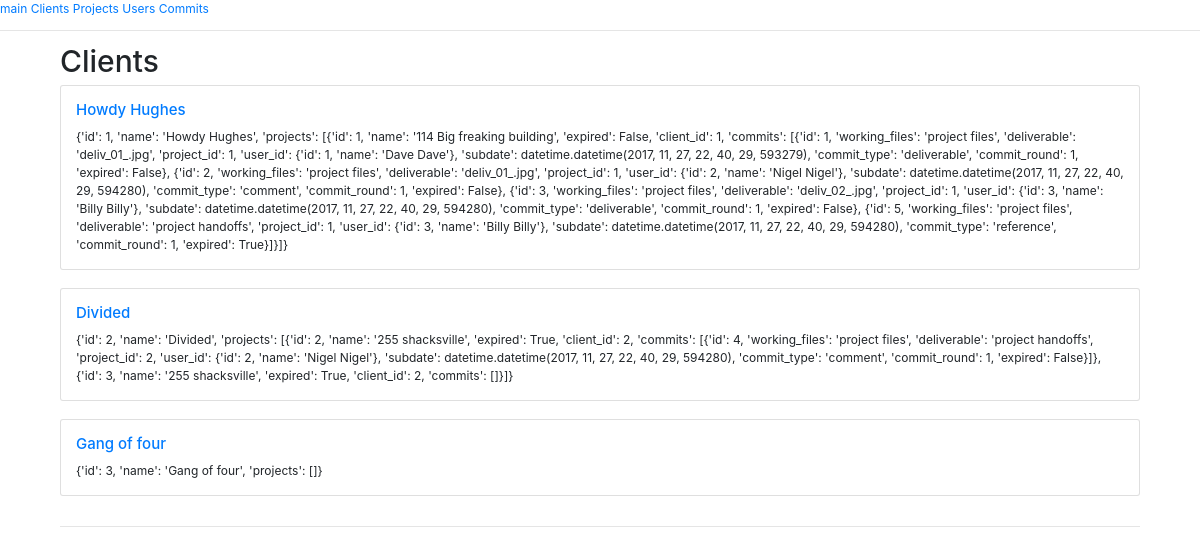
Before: /client with the older database file.
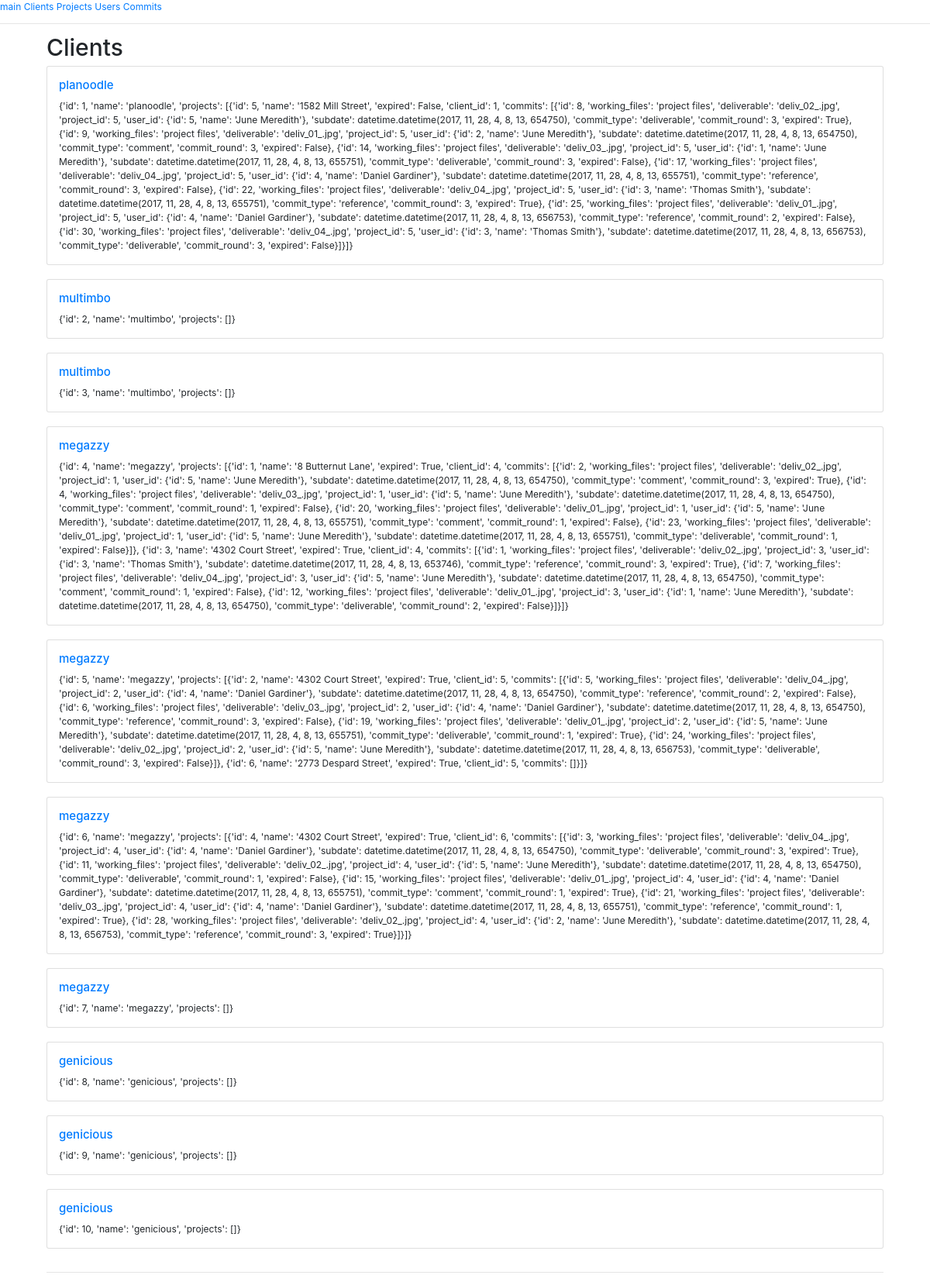
After: the same page with the newer database file.
### app.py (models this page shows, shortened)
class Client(db.Model):
    id = db.Column(db.Integer, primary_key=True)
    name = db.Column(db.String)
    projects = db.relationship('Project',
        backref=db.backref('Clients', lazy=True))

### app.py (the view)
@app.route('/client')
def clients():
    data = module.func.client_all()
    return render_template('clients.html', data=data)

### module/func.py (called while the page is built)
def scheme_project(row):
    commits = []
    for commit in row.commits:
        commits.append(scheme_commit(commit))
    return {
        'id': row.id,
        'name': row.name,
        'expired': row.expired,
        'client_id': row.client_id,
        'commits': commits
    }

def scheme_commit(row):
    user_row = app.User.query.filter_by(id=row.user_id).first()
    user = {
        'id': user_row.id,
        'name': user_row.name
    }
    return {
        'id': row.id,
        'working_files': row.working_files,
        'deliverable': row.deliverable,
        'project_id': row.project_id,
        'user_id': user,
        'subdate': row.subdate,
        'commit_type': row.commit_type,
        'commit_round': row.commit_round,
        'expired': row.expired
    }

def scheme_client(row):
    projects = []
    for project in row.projects:
        projects.append(scheme_project(project))
    return {
        'id': row.id,
        'name': row.name,
        'projects': projects
    }

def client_all():
    output = []
    rows = app.Client.query.all()
    for row in rows:
        x = scheme_client(row)
        output.append(x)
    return output

### templates/clients.html
{% extends "base.html" %}
{% block content %}
<h1>Clients</h1>
{% for client in data %}
<div class="card" style="width: 100%;">
        <div class="card-body">
                <h5 class="card-title"><a href="/client/{{client.id}}">{{client.name}}</a></h5>
            <p class="card-text">
                    {{client}}
            </p>
        </div>
    </div>
<br>
{% endfor %}
{% endblock %}

### templates/base.html (shortened to what this page needs)
<!doctype html>
<html lang="en" style="font-size: 12px;">
  <head>
    <link rel="stylesheet" href="https://maxcdn.bootstrapcdn.com/bootstrap/4.0.0-beta.2/css/bootstrap.min.css">
  </head>
  <body>
    <a href="/">main</a>
    <a href="/client">Clients</a>
    <a href="/project">Projects</a>
    <a href="/user">Users</a>
    <a href="/commit">Commits</a>
    <hr>
    <div class-"content" style="margin-left:5%;margin-right:5%;">
        {% block content %}
        {% endblock %}
        <hr>
    </div>
  </body>
</html>

Changed rows visible on the page:
changed Client: name "Howdy Hughes" → "planoodle"; client "{'id': 1, 'name': 'Howdy Hughes', 'projects': [{'id': 1, 'name': '114 Big freaking building', 'expired': False, 'client_id': 1, 'commits': [{'id': 1, 'working_files': 'project files', 'deliverable': 'deliv_01_.jpg', 'project_id': 1, 'user_id': {'id': 1, 'name': 'Dave Dave'}, 'subdate': datetime.datetime(2017, 11, 27, 22, 40, 29, 593279), 'commit_type': 'deliverable', 'commit_round': 1, 'expired': False}, {'id': 2, 'working_files': 'project files', 'deliverable': 'deliv_01_.jpg', 'project_id': 1, 'user_id': {'id': 2, 'name': 'Nigel Nigel'}, 'subdate': datetime.datetime(2017, 11, 27, 22, 40, 29, 594280), 'commit_type': 'comment', 'commit_round': 1, 'expired': False}, {'id': 3,…" → "{'id': 1, 'name': 'planoodle', 'projects': [{'id': 5, 'name': '1582 Mill Street', 'expired': False, 'client_id': 1, 'commits': [{'id': 8, 'working_files': 'project files', 'deliverable': 'deliv_02_.jpg', 'project_id': 5, 'user_id': {'id': 5, 'name': 'June Meredith'}, 'subdate': datetime.datetime(2017, 11, 28, 4, 8, 13, 654750), 'commit_type': 'deliverable', 'commit_round': 3, 'expired': True}, {'id': 9, 'working_files': 'project files', 'deliverable': 'deliv_01_.jpg', 'project_id': 5, 'user_id': {'id': 2, 'name': 'June Meredith'}, 'subdate': datetime.datetime(2017, 11, 28, 4, 8, 13, 654750), 'commit_type': 'comment', 'commit_round': 3, 'expired': False}, {'id': 14, 'working_files': 'project…"
changed Client (number 2 of 10 on the later page): name "Divided" → "multimbo"; client "{'id': 2, 'name': 'Divided', 'projects': [{'id': 2, 'name': '255 shacksville', 'expired': True, 'client_id': 2, 'commits': [{'id': 4, 'working_files': 'project files', 'deliverable': 'project handoffs', 'project_id': 2, 'user_id': {'id': 2, 'name': 'Nigel Nigel'}, 'subdate': datetime.datetime(2017, 11, 27, 22, 40, 29, 594280), 'commit_type': 'comment', 'commit_round': 1, 'expired': False}]}, {'id': 3, 'name': '255 shacksville', 'expired': True, 'client_id': 2, 'commits': []}]}" → "{'id': 2, 'name': 'multimbo', 'projects': []}"
changed Client (number 3 of 10 on the later page): name "Gang of four" → "multimbo"; client "{'id': 3, 'name': 'Gang of four', 'projects': []}" → "{'id': 3, 'name': 'multimbo', 'projects': []}"
added Client: name "megazzy", client "{'id': 4, 'name': 'megazzy', 'projects': [{'id': 1, 'name': '8 Butternut Lane', 'expired': True, 'client_id': 4, 'commits': [{'id': 2, 'working_files': 'project files', 'deliverable': 'deliv_02_.jpg', 'project_id': 1, 'user_id': {'id': 5, 'name': 'June Meredith'}, 'subdate': datetime.datetime(2017, 11, 28, 4, 8, 13, 654750), 'commit_type': 'comment', 'commit_round': 3, 'expired': True}, {'id': 4, 'working_files': 'project files', 'deliverable': 'deliv_03_.jpg', 'project_id': 1, 'user_id': {'id': 5, 'name': 'June Meredith'}, 'subdate': datetime.datetime(2017, 11, 28, 4, 8, 13, 654750), 'commit_type': 'comment', 'commit_round': 1, 'expired': False}, {'id': 20, 'working_files': 'project…"
added Client: name "megazzy", client "{'id': 5, 'name': 'megazzy', 'projects': [{'id': 2, 'name': '4302 Court Street', 'expired': True, 'client_id': 5, 'commits': [{'id': 5, 'working_files': 'project files', 'deliverable': 'deliv_04_.jpg', 'project_id': 2, 'user_id': {'id': 4, 'name': 'Daniel Gardiner'}, 'subdate': datetime.datetime(2017, 11, 28, 4, 8, 13, 654750), 'commit_type': 'reference', 'commit_round': 2, 'expired': False}, {'id': 6, 'working_files': 'project files', 'deliverable': 'deliv_03_.jpg', 'project_id': 2, 'user_id': {'id': 4, 'name': 'Daniel Gardiner'}, 'subdate': datetime.datetime(2017, 11, 28, 4, 8, 13, 654750), 'commit_type': 'reference', 'commit_round': 3, 'expired': False}, {'id': 19, 'working_files':…"
added Client: name "megazzy", client "{'id': 6, 'name': 'megazzy', 'projects': [{'id': 4, 'name': '4302 Court Street', 'expired': True, 'client_id': 6, 'commits': [{'id': 3, 'working_files': 'project files', 'deliverable': 'deliv_04_.jpg', 'project_id': 4, 'user_id': {'id': 4, 'name': 'Daniel Gardiner'}, 'subdate': datetime.datetime(2017, 11, 28, 4, 8, 13, 654750), 'commit_type': 'deliverable', 'commit_round': 3, 'expired': True}, {'id': 11, 'working_files': 'project files', 'deliverable': 'deliv_02_.jpg', 'project_id': 4, 'user_id': {'id': 5, 'name': 'June Meredith'}, 'subdate': datetime.datetime(2017, 11, 28, 4, 8, 13, 654750), 'commit_type': 'deliverable', 'commit_round': 1, 'expired': False}, {'id': 15, 'working_files':…"
added Client: name "megazzy", client "{'id': 7, 'name': 'megazzy', 'projects': []}"
added Client: name "genicious", client "{'id': 8, 'name': 'genicious', 'projects': []}"
added Client: name "genicious", client "{'id': 9, 'name': 'genicious', 'projects': []}"
added Client: name "genicious", client "{'id': 10, 'name': 'genicious', 'projects': []}"
